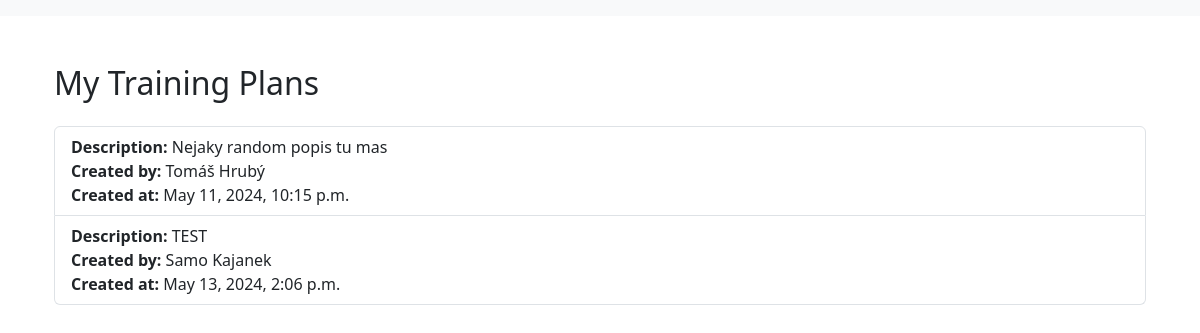
Screenshot of /user_training_plans/1/ with the database file from the repository.
### gym/models.py (models this page shows, shortened)
class TrainingPlan(models.Model):
    trainer = models.ForeignKey(Trainer, on_delete=models.CASCADE, null=False)
    user = models.ForeignKey(User, on_delete=models.CASCADE, null=False)
    created_at = models.DateTimeField()
    description = models.TextField(max_length=100)

class Trainer(models.Model):
    name = models.CharField(max_length=20)
    surname = models.CharField(max_length=20)
    email = models.EmailField(max_length=50, unique=True)
    phone = models.CharField(max_length=12)
    specialisation = models.CharField(max_length=100)
    skills = models.CharField(max_length=50)
    deleted_at = models.DateTimeField(null=True, blank=True)

### gym/views.py (the view)
# urls.py: path('user_training_plans/<int:user_id>/', views.user_training_plans, name='user_training_plans'),
def user_training_plans(request, user_id):
    user = get_object_or_404(User, pk=user_id)
    training_plans = TrainingPlan.objects.filter(user=user)
    return render(request, 'user_training_plans.html', {'training_plans': training_plans})

### templates/user_training_plans.html
{% extends 'base_generic.html' %}
{% block content %}
  <div class="container">
    <h2 class="mt-5 mb-4">My Training Plans</h2>
    <ul class="list-group">
      {% for training_plan in training_plans %}
        <li class="list-group-item">
          <div class="row">
            <div class="col-md-8">
              <strong>Description:</strong> {{ training_plan.description }}<br>
              <strong>Created by:</strong> {{ training_plan.trainer.name }} {{ training_plan.trainer.surname }}<br>
              <strong>Created at:</strong> {{ training_plan.created_at }}
            </div>
          </div>
        </li>
      {% empty %}
        <li class="list-group-item">No training plans found.</li>
      {% endfor %}
    </ul>
  </div>
{% endblock %}

### rows the page displays
TrainingPlan: description "Nejaky random popis tu mas", trainer.name "Tomáš", trainer.surname "Hrubý", created_at "May 11, 2024, 10:15 p.m."
TrainingPlan: description "TEST", trainer.name "Samo", trainer.surname "Kajanek", created_at "May 13, 2024, 2:06 p.m."
